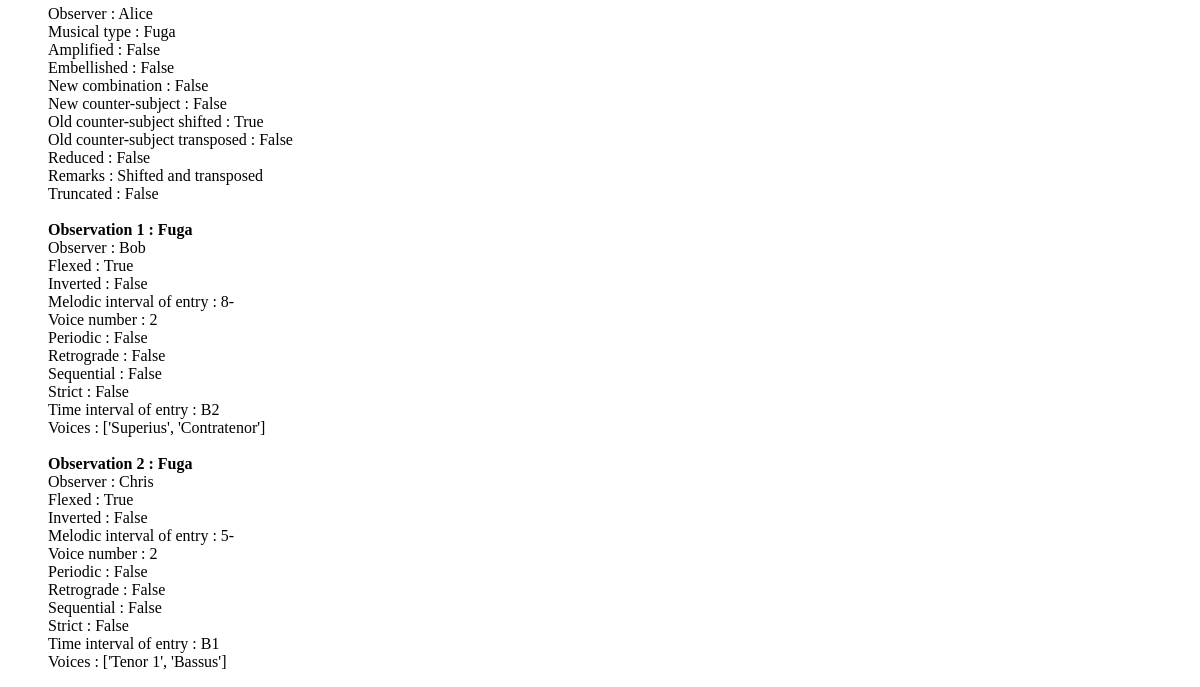
/relationships/ (lower part), run on an earlier commit of the app's database.
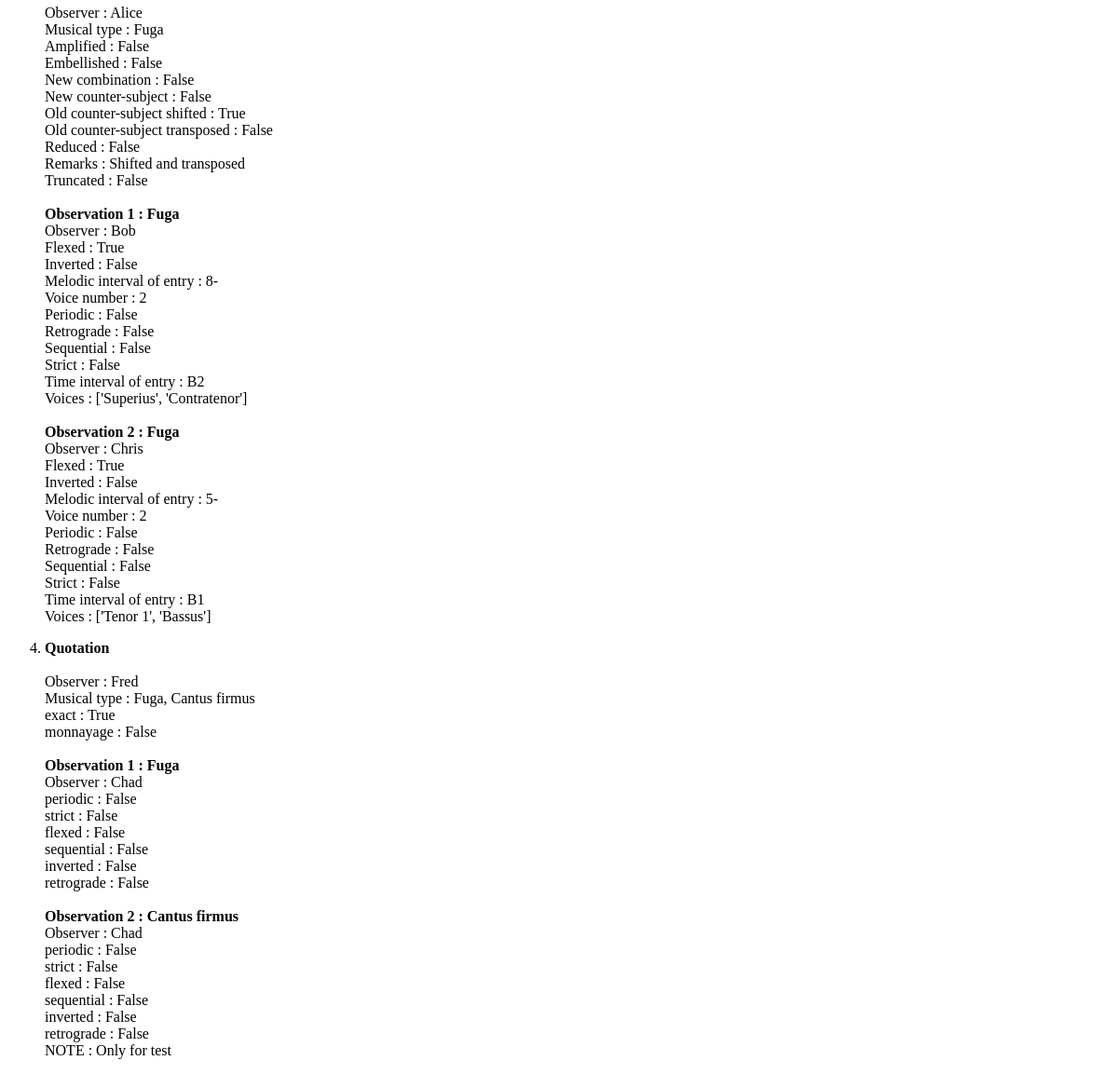
And on a later commit of the database.
### crim/models/relationship.py (models this page shows, shortened)
class CRIMRelationship(models.Model):
    class Meta:
        app_label = 'crim'
        verbose_name = 'Relationship'
        verbose_name_plural = 'Relationships'
    model_observation = models.ForeignKey(
        'CRIMObservation',
        on_delete=models.CASCADE,
        db_index=True,
        related_name='observations_as_model',
        null=True
    )
    derivative_observation = models.ForeignKey(
        'CRIMObservation',
        on_delete=models.CASCADE,
        db_index=True,
        related_name='observations_as_derivative',
        null=True
    )
    definition = models.ForeignKey(
        'CRIMDefinition',
        on_delete=models.CASCADE,
        db_index=True,
        related_name='definition_for_relationship',
        null=True
    )
    observer = models.CharField(max_length=128, blank=True)
    musical_type = models.CharField(max_length=128, blank=True)
    relationship_type = models.CharField(max_length=128, blank=True)
    details = JSONField(null=True)

### crim/models/observation.py (models this page shows, shortened)
class CRIMObservation(models.Model):
    class Meta:
        app_label = 'crim'
        verbose_name = 'Observation'
        verbose_name_plural = 'Observations'
    observer = models.CharField(max_length=128, blank=True)
    musical_type = models.CharField(max_length=128, blank=True)
    details = JSONField(null=True)
    definition = models.ForeignKey(
        'CRIMDefinition',
        on_delete=models.CASCADE,
        db_index=True,
        related_name='definition',
        null=True
    )

### crim/views/relationship.py (the view, shortened to what this page needs)
# urls.py: path('relationships/', RelationshipList.as_view(), name='crimrelationship-list'),
class RelationshipList(APIView):
    renderer_classes = [TemplateHTMLRenderer]
    template_name = 'relationship_list.html'
    def get(self, request, format=None):
        relationships = CRIMRelationship.objects.all()
        return Response({'relationships': relationships}, template_name='relationship_list.html')

### crim/templates/relationship_list.html (shortened to what this page needs)
<html><body>
    <ol>
        {% for relationship in relationships %}
            <p><li><b>{{ relationship.relationship_type }}</b></li>
            <br>Observer : {{ relationship.observer }}
            <br>Musical type : {{ relationship.musical_type }}
            {% for key, value in relationship.details.items %}
                <br>{{ key }} : {{ value }}
            {% endfor %}
            <br><br><b>Observation 1 : {{ relationship.model_observation.musical_type }}</b>
            <br>Observer : {{ relationship.model_observation.observer }}
            {% for key, value in relationship.model_observation.details.items %}
                <br> {{ key }} : {{ value }}
            {% endfor %}
            <br><br><b>Observation 2 : {{ relationship.derivative_observation.musical_type }}</b>
            <br>Observer : {{ relationship.derivative_observation.observer }}
            {% for key, value in relationship.derivative_observation.details.items %}
                <br> {{ key }} : {{ value }}
            {% endfor %}
            </p>
        {% endfor %}
    </ol>
</body></html>

What changed in the data, as far as the page shows it:
added CRIMRelationship: relationship_type "Quotation", observer "Fred", musical_type "Fuga, Cantus firmus", details "exact" "monnayage", details "True" "False", model_observation.musical_type "Fuga", model_observation.observer "Chad", details "periodic" "strict" "flexed" "sequential" "inverted" "retrograde", details "False" "False" "False" "False" "False" "False", derivative_observation.musical_type "Cantus firmus", derivative_observation.observer "Chad", details "periodic" "strict" "flexed" "sequential" "inverted" "retrograde" "NOTE", details "False" "False" "False" "False" "False" "False" "Only for test"
